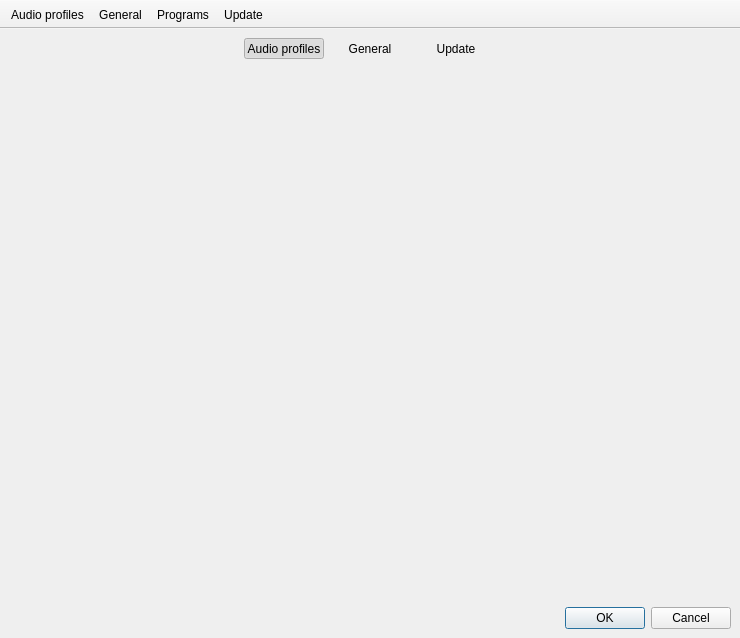
<?xml version="1.0" encoding="UTF-8"?>
<ui version="4.0">
 <class>PreferencesDialog</class>
 <widget class="QMainWindow" name="PreferencesDialog">
  <property name="geometry">
   <rect>
    <x>0</x>
    <y>0</y>
    <width>740</width>
    <height>638</height>
   </rect>
  </property>
  <property name="windowTitle">
   <string>Preferences</string>
  </property>
  <widget class="QWidget" name="centralwidget">
   <layout class="QVBoxLayout" name="verticalLayout">
    <item>
     <widget class="QWidget" name="toolButtons" native="true">
      <layout class="QHBoxLayout" name="horizontalLayout">
       <property name="topMargin">
        <number>0</number>
       </property>
       <property name="bottomMargin">
        <number>0</number>
       </property>
       <item>
        <spacer name="horizontalSpacer">
         <property name="orientation">
          <enum>Qt::Horizontal</enum>
         </property>
         <property name="sizeHint" stdset="0">
          <size>
           <width>320</width>
           <height>20</height>
          </size>
         </property>
        </spacer>
       </item>
       <item>
        <widget class="QToolButton" name="profilesPageButton">
         <property name="minimumSize">
          <size>
           <width>80</width>
           <height>0</height>
          </size>
         </property>
         <property name="styleSheet">
          <string notr="true"/>
         </property>
         <property name="text">
          <string>Audio profiles</string>
         </property>
         <property name="iconSize">
          <size>
           <width>24</width>
           <height>24</height>
          </size>
         </property>
         <property name="checkable">
          <bool>true</bool>
         </property>
         <property name="checked">
          <bool>true</bool>
         </property>
         <property name="autoExclusive">
          <bool>true</bool>
         </property>
         <property name="toolButtonStyle">
          <enum>Qt::ToolButtonTextUnderIcon</enum>
         </property>
         <property name="autoRaise">
          <bool>true</bool>
         </property>
        </widget>
       </item>
       <item>
        <widget class="QToolButton" name="generalPageButton">
         <property name="minimumSize">
          <size>
           <width>80</width>
           <height>0</height>
          </size>
         </property>
         <property name="styleSheet">
          <string notr="true"/>
         </property>
         <property name="text">
          <string>General</string>
         </property>
         <property name="iconSize">
          <size>
           <width>24</width>
           <height>24</height>
          </size>
         </property>
         <property name="checkable">
          <bool>true</bool>
         </property>
         <property name="autoExclusive">
          <bool>true</bool>
         </property>
         <property name="toolButtonStyle">
          <enum>Qt::ToolButtonTextUnderIcon</enum>
         </property>
         <property name="autoRaise">
          <bool>true</bool>
         </property>
        </widget>
       </item>
       <item>
        <widget class="QToolButton" name="updatePageButton">
         <property name="minimumSize">
          <size>
           <width>80</width>
           <height>0</height>
          </size>
         </property>
         <property name="styleSheet">
          <string notr="true"/>
         </property>
         <property name="text">
          <string>Update</string>
         </property>
         <property name="iconSize">
          <size>
           <width>24</width>
           <height>24</height>
          </size>
         </property>
         <property name="checkable">
          <bool>true</bool>
         </property>
         <property name="autoExclusive">
          <bool>true</bool>
         </property>
         <property name="toolButtonStyle">
          <enum>Qt::ToolButtonTextUnderIcon</enum>
         </property>
         <property name="autoRaise">
          <bool>true</bool>
         </property>
        </widget>
       </item>
       <item>
        <spacer name="horizontalSpacer_2">
         <property name="orientation">
          <enum>Qt::Horizontal</enum>
         </property>
         <property name="sizeHint" stdset="0">
          <size>
           <width>320</width>
           <height>20</height>
          </size>
         </property>
        </spacer>
       </item>
      </layout>
     </widget>
    </item>
    <item>
     <widget class="QStackedWidget" name="stackedWidget">
      <widget class="QWidget" name="page">
       <layout class="QVBoxLayout" name="verticalLayout_2">
        <property name="leftMargin">
         <number>6</number>
        </property>
        <property name="topMargin">
         <number>2</number>
        </property>
        <property name="rightMargin">
         <number>6</number>
        </property>
        <property name="bottomMargin">
         <number>6</number>
        </property>
        <item>
         <widget class="ProfilesPage" name="profilesPage" native="true"/>
        </item>
       </layout>
      </widget>
      <widget class="QWidget" name="page_2"/>
     </widget>
    </item>
    <item>
     <widget class="QDialogButtonBox" name="buttonBox">
      <property name="orientation">
       <enum>Qt::Horizontal</enum>
      </property>
      <property name="standardButtons">
       <set>QDialogButtonBox::Cancel|QDialogButtonBox::Ok</set>
      </property>
     </widget>
    </item>
   </layout>
  </widget>
  <widget class="QMenuBar" name="menubar">
   <property name="geometry">
    <rect>
     <x>0</x>
     <y>0</y>
     <width>740</width>
     <height>24</height>
    </rect>
   </property>
  </widget>
  <widget class="QToolBar" name="toolBar">
   <property name="windowTitle">
    <string>toolBar</string>
   </property>
   <property name="movable">
    <bool>false</bool>
   </property>
   <property name="toolButtonStyle">
    <enum>Qt::ToolButtonTextUnderIcon</enum>
   </property>
   <property name="floatable">
    <bool>false</bool>
   </property>
   <attribute name="toolBarArea">
    <enum>TopToolBarArea</enum>
   </attribute>
   <attribute name="toolBarBreak">
    <bool>false</bool>
   </attribute>
   <addaction name="actionProfiles"/>
   <addaction name="actionGeneral"/>
   <addaction name="actionPrograms"/>
   <addaction name="actionUpdate"/>
  </widget>
  <action name="actionProfiles">
   <property name="checkable">
    <bool>true</bool>
   </property>
   <property name="checked">
    <bool>false</bool>
   </property>
   <property name="text">
    <string>Audio profiles</string>
   </property>
  </action>
  <action name="actionGeneral">
   <property name="checkable">
    <bool>true</bool>
   </property>
   <property name="text">
    <string>General</string>
   </property>
  </action>
  <action name="actionPrograms">
   <property name="checkable">
    <bool>true</bool>
   </property>
   <property name="text">
    <string>Programs</string>
   </property>
  </action>
  <action name="actionUpdate">
   <property name="checkable">
    <bool>true</bool>
   </property>
   <property name="text">
    <string>Update</string>
   </property>
  </action>
 </widget>
 <customwidgets>
  <customwidget>
   <class>ProfilesPage</class>
   <extends>QWidget</extends>
   <header location="global">profilespage.h</header>
   <container>1</container>
  </customwidget>
 </customwidgets>
 <resources/>
 <connections/>
</ui>
